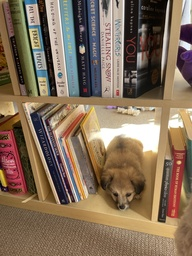
#> input picture Images to process /wundt_books1.jpg, 192 x 256 px, shrunk from 3024 x 4032 before the run, found by its file name
$ python image_preprocessing.py
#> lines starting #> are read from the running program, lines starting #| are printed output that depends on the picture; after the words box and inside, x2 and y2 are one past the last pixel; in counts of white or black regions, pixels touching at a corner belong together
# Image Preprocessing

import os
import numpy as np
import cv2
import matplotlib.pyplot as plt
import pickle


"""
Load the input image: Use a Python imaging library like PIL or OpenCV to load the input image into memory. - DONE

Resize the image: Resize the input image to a fixed size that matches the expected input size of the machine
learning model. For example, if the model expects 224x224 input images, resize the input image to 224x224. - DONE

Normalize the pixel values: Normalize the pixel values of the image to lie between 0 and 1.
This is typically done by dividing each pixel value by 255. - DONE

Apply data augmentation: Data augmentation techniques such as rotation, flipping, and cropping can
be used to create additional training examples and improve the robustness of the model.
Use a library like Keras ImageDataGenerator or OpenCV to apply data augmentation.

Convert the image to a tensor: Convert the preprocessed image to a tensor that can be fed into
the machine learning model. A tensor is a multi-dimensional array that can be processed
efficiently by the machine learning model. - DONE

"""

image_path = '/Users/joshuachristiansen/Github Work/AI_Img_Cap/Ai_Image_Captioner/Images to process /wundt_books1.jpg'
file_path = '/Users/joshuachristiansen/Github Work/AI_Img_Cap/Ai_Image_Captioner/processed_images/wundt_books1.pkl'


def preprocess_image(image_path, file_path):
    # Load the input image
    img = cv2.imread(image_path)
#> img is the input picture: shape (256, 192, 3); mean B, G, R 89.6, 110.2, 130.6

    # Create an empty list to store the augmented images
    augmented_images = []

    # Resize the image to 224x224
    resized = cv2.resize(img, (224, 224))
    augmented_images.append(resized.copy())

    # Convert the image to grayscale
    gray = cv2.cvtColor(img, cv2.COLOR_BGR2GRAY)
    augmented_images.append(gray.copy())

    # Apply Gaussian blur to reduce noise
    blurred = cv2.GaussianBlur(gray, (5, 5), 0)
    augmented_images.append(blurred.copy())

    # Threshold the image to create a binary image
    _, thresh = cv2.threshold(blurred, 0, 255, cv2.THRESH_BINARY_INV+cv2.THRESH_OTSU)
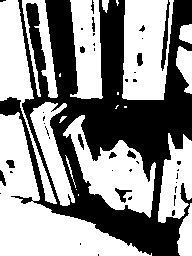
#> thresh: shape (256, 192); 56.3% white; 42 black regions (29 under 20 px), largest, box (x1, y1, x2, y2) and area: (0, 0, 192, 256) 20561, (161, 0, 170, 71) 232, (115, 188, 132, 203) 96
    augmented_images.append(thresh.copy())

    # Dilate the image to fill in gaps
    kernel = np.ones((3, 3), np.uint8)
    dilated = cv2.dilate(thresh, kernel, iterations=1)
#> dilated: shape (256, 192); 64.8% white; 39 black regions (31 under 20 px), largest, box (x1, y1, x2, y2) and area: (23, 0, 192, 256) 16702, (0, 98, 20, 115) 246, (162, 22, 167, 67) 75
    augmented_images.append(dilated.copy())

    # Horizontal flip
    img = cv2.imread(image_path)
    flipped = cv2.flip(img, 1)
    augmented_images.append(flipped.copy())

    # Vertical flip
    img = cv2.imread(image_path)
    flipped = cv2.flip(img, 0)
    augmented_images.append(flipped.copy())

    # Rotate the image
    img = cv2.imread(image_path)
    (h, w) = img.shape[:2]
#> h = 256; w = 192
    center = (w / 2, h / 2)
#> center = (96, 128)
    M = cv2.getRotationMatrix2D(center, 30, 1.0)
    rotated = cv2.warpAffine(img, M, (w, h))
    augmented_images.append(rotated.copy())

    # Crop the image
    img = cv2.imread(image_path)
    (h, w) = img.shape[:2]
    crop_size = 100
    x = np.random.randint(0, w - crop_size)
#> x = 44
    y = np.random.randint(0, h - crop_size)
#> y = 47
    cropped = img[y:y+crop_size, x:x+crop_size]
    augmented_images.append(cropped.copy())

    # Add noise to the image
    img = cv2.imread(image_path)
    noise = np.random.randint(-10, 10, img.shape)
    noisy = img + noise
    noisy = np.clip(noisy, 0, 255)
    augmented_images.append(noisy.copy())


    # Add brightness to the image
    img = cv2.imread(image_path)
    M = np.ones(img.shape, dtype="uint8") * 75
    brightened = cv2.add(img, M)
    augmented_images.append(brightened.copy())

    # Add contrast to the image
    img = cv2.imread(image_path)
    alpha = 2.0
    contrast = cv2.multiply(img, np.array([alpha]))
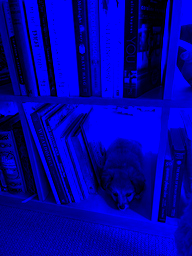
#> contrast: shape (256, 192, 3); mean B, G, R 160.1, 0, 0
    augmented_images.append(contrast.copy())

    # Add saturation to the image
    img = cv2.imread(image_path)
    img_hsv = cv2.cvtColor(img, cv2.COLOR_BGR2HSV)
#> img_hsv: shape (256, 192, 3); mean H, S, V 35.1, 100.2, 133.6
    img_hsv[:, :, 1] = img_hsv[:, :, 1] * 1.5
#> img_hsv: shape (256, 192, 3); mean H, S, V 35.1, 128.4, 133.6
    img_hsv[:, :, 1][img_hsv[:, :, 1] > 255] = 255
    img_hsv[:, :, 2] = img_hsv[:, :, 2] * 1.2
#> img_hsv: shape (256, 192, 3); mean H, S, V 35.1, 128.4, 139.7
    augmented_images.append(img_hsv.copy())

    # Convert back to RGB
    img_rgb = cv2.cvtColor(img_hsv, cv2.COLOR_HSV2BGR)
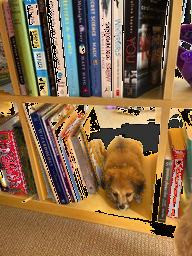
#> img_rgb: shape (256, 192, 3); mean B, G, R 73.1, 104.6, 134.6
    augmented_images.append(img_rgb.copy())

    # Add sharpness to the image
    img = cv2.imread(image_path)
    kernel = np.array([[-1, -1, -1], [-1, 9, -1], [-1, -1, -1]])
    sharpened = cv2.filter2D(img, -1, kernel)
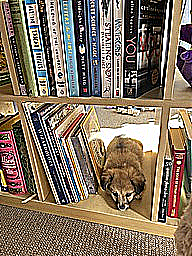
#> sharpened: shape (256, 192, 3); mean B, G, R 98, 114.7, 129.7
    augmented_images.append(sharpened.copy())

    # Add emboss to the image
    img = cv2.imread(image_path)
    kernel = np.array([[-2, -1, 0], [-1, 1, 1], [0, 1, 2]])
    embossed = cv2.filter2D(img, -1, kernel)
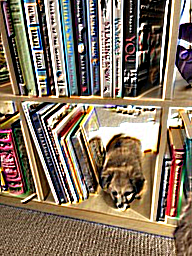
#> embossed: shape (256, 192, 3); mean B, G, R 97.1, 115.3, 132.1
    augmented_images.append(embossed.copy())

    # Add edge detection to the image
    img = cv2.imread(image_path)
    kernel = np.array([[-1, -1, -1], [-1, 8, -1], [-1, -1, -1]])
    edges = cv2.filter2D(img, -1, kernel)
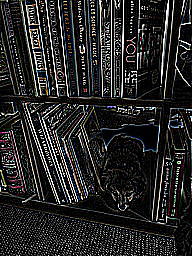
#> edges: shape (256, 192, 3); mean B, G, R 39.1, 39.4, 39.6
    augmented_images.append(edges.copy())

    # Add motion blur to the image
    img = cv2.imread(image_path)
    size = 15
    kernel_motion_blur = np.zeros((size, size))
    kernel_motion_blur[int((size-1)/2), :] = np.ones(size)
    kernel_motion_blur = kernel_motion_blur / size
    motion_blurred = cv2.filter2D(img, -1, kernel_motion_blur)
    augmented_images.append(motion_blurred.copy())

    # Add zoom blur to the image
    img = cv2.imread(image_path)
    size = 15
    kernel = np.zeros((size, size))
    kernel[int((size-1)/2), int((size-1)/2)] = 2.0
    box_filter = 1/(size**2)
    kernel = kernel - box_filter
    zoom_blurred = cv2.filter2D(img, -1, kernel)
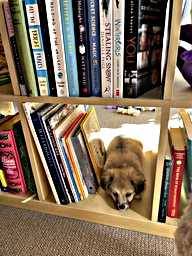
#> zoom_blurred: shape (256, 192, 3); mean B, G, R 91.4, 111.7, 131
    augmented_images.append(zoom_blurred.copy())

    # Create a list to store the tensor images
    tensor_images = []

    # Loop through each augmented image and convert it to a tensor
    for image in augmented_images:
        # Normalize the pixel values
        img_array = image / 255.0

        # Convert the image to a tensor
        img_tensor = np.expand_dims(img_array, axis=0)

        # Append the tensor image to the list
        tensor_images.append(img_tensor)
#> this loop made 19 passes
#> after the loop, tensor_images = 19 items

    i = 1
    while os.path.isfile(file_path):
        file_path = f'{os.path.splitext(file_path)[0]}_{i}.pkl'
        i += 1

    # Save the tensor images into a file
    with open(file_path, 'wb') as f:
        pickle.dump(tensor_images, f)

preprocess_image(image_path, file_path)


"------------------------------------------------------------------------------------------------------------"
# [68 lines of commented-out code are left out]

$ run again, with Images to process /wundt_books2.jpg copied over Images to process /wundt_books1.jpg
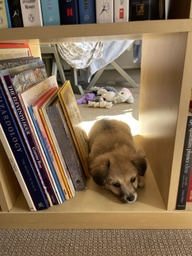
#> input picture Images to process /wundt_books2.jpg, 192 x 256 px, shrunk from 3024 x 4032 before the run, found by its file name
#> in preprocess_image, img is the input picture: shape (256, 192, 3); mean B, G, R 84.2, 108.6, 130.6
#> in preprocess_image, `_, thresh = cv2.threshold(blurred, 0, 255, cv2.THRESH_BINARY_INV+cv2.T..`:
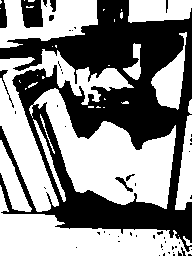
#> thresh: shape (256, 192); 55.5% white; 52 black regions (43 under 20 px), largest, box (x1, y1, x2, y2) and area: (0, 0, 192, 252) 20747, (21, 0, 43, 28) 504, (0, 0, 7, 28) 160
#> dilated: shape (256, 192); 64.2% white; 22 black regions (15 under 20 px), largest, box (x1, y1, x2, y2) and area: (0, 0, 192, 242) 16712, (22, 0, 42, 27) 382, (0, 127, 36, 213) 200
#> in preprocess_image, `zoom_blurred = cv2.filter2D(img, -1, kernel)`:
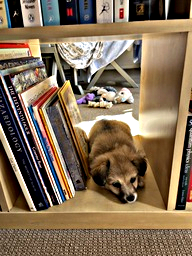
#> zoom_blurred: shape (256, 192, 3); mean B, G, R 86.1, 110.4, 131.4
#> the loop in preprocess_image, `for image in augmented_images:` made 19 passes
#> after the loop in preprocess_image, `for image in augmented_images:`: tensor_images = 19 items

$ run again, with Images to process /wundt_books3.jpg copied over Images to process /wundt_books1.jpg
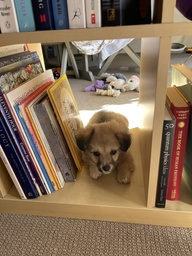
#> input picture Images to process /wundt_books3.jpg, 192 x 256 px, shrunk from 3024 x 4032 before the run, found by its file name
#> in preprocess_image, img is the input picture: shape (256, 192, 3); mean B, G, R 88.1, 110.9, 133.3
#> in preprocess_image, `_, thresh = cv2.threshold(blurred, 0, 255, cv2.THRESH_BINARY_INV+cv2.T..`:
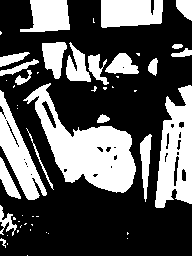
#> thresh: shape (256, 192); 34.5% white; 52 white regions (30 under 20 px), largest, box (x1, y1, x2, y2) and area: (23, 83, 136, 193) 5024, (155, 85, 192, 208) 3010, (0, 90, 47, 200) 1879
#> dilated: shape (256, 192); 42.4% white; 35 white regions (14 under 20 px), largest, box (x1, y1, x2, y2) and area: (22, 82, 137, 194) 5714, (154, 84, 192, 209) 3498, (41, 41, 140, 91) 2537
#> in preprocess_image, `zoom_blurred = cv2.filter2D(img, -1, kernel)`:
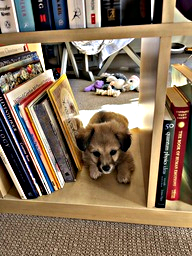
#> zoom_blurred: shape (256, 192, 3); mean B, G, R 89.4, 112.1, 133.6
#> the loop in preprocess_image, `for image in augmented_images:` made 19 passes
#> after the loop in preprocess_image, `for image in augmented_images:`: tensor_images = 19 items
